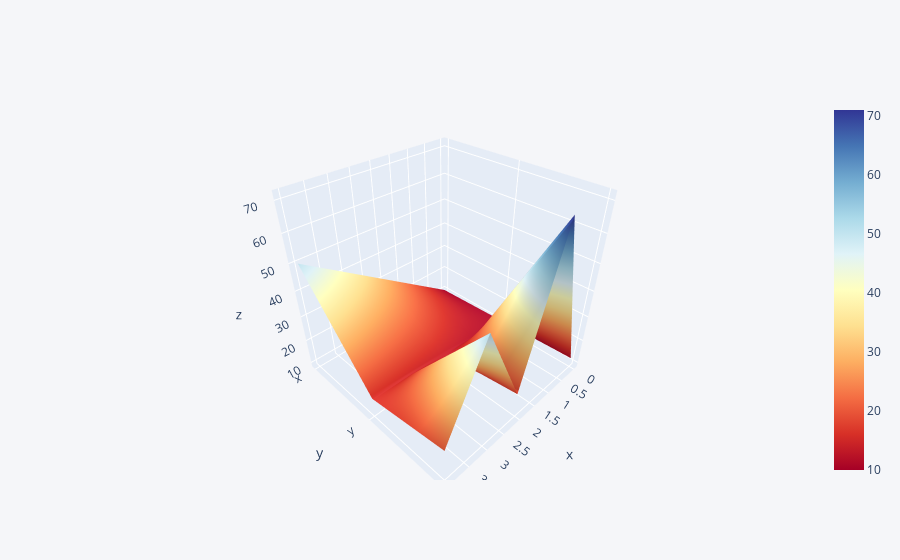

Notebook source saved alongside this figure:
### Code cell
df3.iplot(kind = 'surface',  colorscale='rdylbu')     #you can even change color scale

### Figure 1 — Plotly figure (JSON) as saved in the notebook; plotly's stock layout.template omitted (floating-point values rounded to 4 significant figures)
{"data": [{"colorscale": [[0, "rgb(165,0,38)"], [0.1, "rgb(215,48,39)"], [0.2, "rgb(244,109,67)"], [0.3, "rgb(253,174,97)"], [0.4, "rgb(254,224,144)"], [0.5, "rgb(255,255,191)"], [0.6, "rgb(224,243,248)"], [0.7, "rgb(171,217,233)"], [0.8, "rgb(116,173,209)"], [0.9, "rgb(69,117,180)"], [1, "rgb(49,54,149)"]], "type": "surface", "x": [0, 1, 2, 3, 4], "y": ["x", "y", "z"], "z": [[10, 20, 30, 40, 50], [11, 12, 14, 15, 16], [12, 71, 18, 51, 21]]}], "layout": {"legend": {"bgcolor": "#F5F6F9", "font": {"color": "#4D5663"}}, "paper_bgcolor": "#F5F6F9", "plot_bgcolor": "#F5F6F9", "title": {"font": {"color": "#4D5663"}}, "xaxis": {"gridcolor": "#E1E5ED", "showgrid": true, "tickfont": {"color": "#4D5663"}, "title": {"font": {"color": "#4D5663"}, "text": ""}, "zerolinecolor": "#E1E5ED"}, "yaxis": {"gridcolor": "#E1E5ED", "showgrid": true, "tickfont": {"color": "#4D5663"}, "title": {"font": {"color": "#4D5663"}, "text": ""}, "zerolinecolor": "#E1E5ED"}}}
